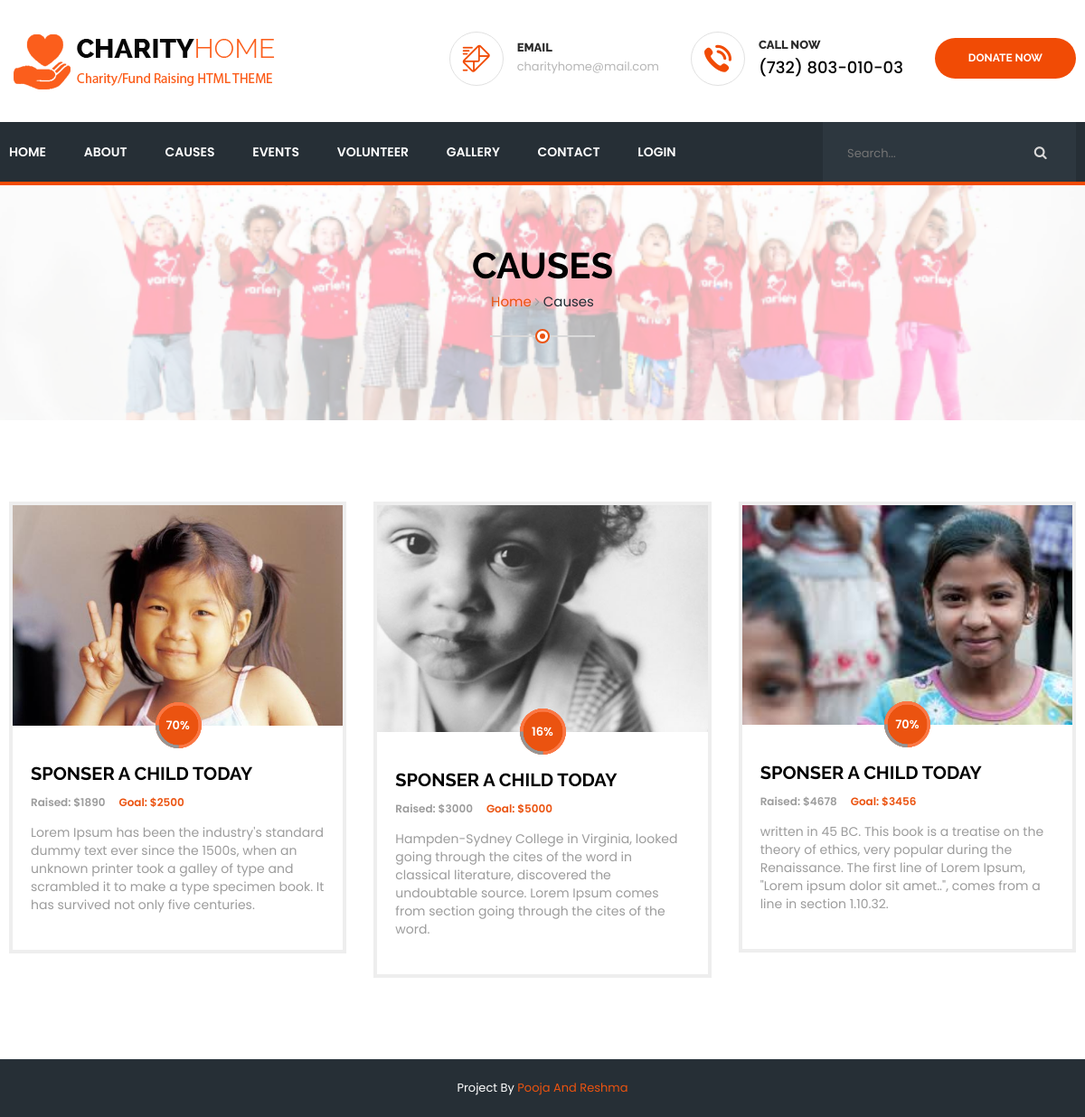
The app's page /charity/causes-grid.php with its own data.
### tables this page shows
CREATE TABLE `causes` (
  `id` int(11) NOT NULL,
  `title` varchar(255) NOT NULL,
  `raised` int(11) NOT NULL,
  `goal` int(11) NOT NULL,
  `description` varchar(255) NOT NULL,
  `image_path` varchar(255) NOT NULL
);

### charity/causes-grid.php (the view)
<?php
include('header.php');
?>
	<section class="inner-header">
		<div class="container">
			<div class="row">
				<div class="col-md-12 sec-title colored text-center">
					<h2>Causes</h2>
					<ul class="breadcumb">
						<li><a href="index.html">Home</a></li>
						<li><i class="fa fa-angle-right"></i></li>
						<li><span>Causes</span></li>
					</ul>
					<span class="decor"><span class="inner"></span></span>
				</div>
			</div>
		</div>
	</section>
	<section class="recent-causes sec-padding pb_60">
		<div class="container">
			<div class="row">
			<?php
			include('config.php');
			$stmt = $conn->prepare("SELECT * FROM causes");
			$stmt->execute();
			while($causes=$stmt->fetch())
			{
				?>
	          <div class="col-sm-12 col-md-4 col-lg-4">
	            <div class="causes sm-col5-center mb_30">
	              <div class="thumb">
	                <img class="full-width" alt="" src="<?php echo $causes['image_path']; ?>">
	                <div class="donate-piechart">
	                  <div class="piechart-block">
	                    <div class="piechart style-one"  data-fg-color="rgba(250,119,68,1)" data-value=".75">
						  <span>.75</span>
						</div>
	                  </div>
	                </div>
	              </div>
	              <div class="causes-details clearfix">
	                <h4 class="title"><a href="#"><?php echo $causes['title']; ?></a></h4>
	                <ul class="about-causes list-inline clearfix">
	                  <li class="causes-raised">Raised: $<?php echo $causes['raised']; ?></li>
	                  <li class="causes-goal">Goal: $<?php echo $causes['goal']; ?></li>
	                </ul>
	                <p><?php echo $causes['description']; ?></p>
	              </div>
	            </div>
	          </div>
	          <?php } ?>
	        </div>
		</div>
	</section>
	<?php
	include('footer.php');
	 ?>

### charity/css/style.css (style rules this page uses)
body { font-family: 'Poppins', sans-serif; font-size: 14px; color: #9C9C9C; }
h1, h2, h3, h4, h5, h6 { font-family: 'Raleway', sans-serif; }
a, a:hover, a:active { text-decoration: none !important; }
img { max-width: 100%; }
.full-width { width: 100% !important; }
.sec-padding { padding: 90px 0; }
.sec-title { margin-bottom: 63px; }
.sec-title h2 { font-size: 32px; text-transform: capitalize; color: #202A30; font-weight: bold; margin: 0; margin-bottom: 15px; }
.sec-title span.decor { width: 16px; height: 16px; border-radius: 50%; border: 2px solid #E6E6E6; background: #fff; display: inline-block; position: relative; z-index: 1; }
.sec-title span.inner { width: 6px; height: 6px; background: #EAEAEA; border-radius: 50%; display: block; margin: auto; margin-top: 3px; }
.sec-title span.decor:before, .sec-title span.decor:after { content: ''; position: absolute; top: 5px; width: 50px; height: 2px; background: #E6E6E6; z-index: -1; }
.sec-title span.decor:before { left: 14px; }
.sec-title span.decor:after { right: 14px; }
.sec-title.colored span.decor { border-color: #eb5310; }
.sec-title.colored span.decor span.inner { background: #eb5310; }
.sec-title.colored span.decor:before, .sec-title.colored span.decor:after { background: #eb5310; }
.mb_30 { margin-bottom: 30px !important; }
.pb_60 { padding-bottom: 60px !important; }
.inner-header { padding-top: 60px; padding-bottom: 80px; position: relative; background: url(../img/resources/header.png) center center no-repeat; -webkit-background-size: cover; background-size: cover; }
.inner-header:before { content: ''; position: absolute; top: 0; left: 0; right: 0; bottom: 0; background: #fff; opacity: .70; }
.inner-header .sec-title { position: relative; margin-bottom: 0; }
.inner-header .sec-title span.decor:before, .inner-header .sec-title span.decor:after { background: #DADADA; }
.inner-header .sec-title h2 { color: #000000; font-size: 40px; text-transform: uppercase; line-height: 58px; margin: 0; }
.breadcumb { padding: 0; margin: 0; margin-bottom: 20px; }
.breadcumb li { display: inline-block; }
.breadcumb li a, .breadcumb li i, .breadcumb li span { display: block; font-size: 15px; }
.breadcumb li a { color: #eb5310; }
.breadcumb li span { color: #222E35; }
.causes { border: 4px solid #eee; }
.causes .thumb { position: relative; }
.causes .thumb .donate-piechart { bottom: -25px; display: table; left: 0; margin: 0 auto; position: absolute; right: 0; }
.causes .thumb .donate-piechart .piechart-block { background-color: #eb5310; border-radius: 50%; }
.causes .thumb .donate-piechart .piechart { position: relative; margin: 0 auto; text-align: center; }
.causes .thumb .donate-piechart .piechart-block .piechart { min-height: 50px; min-width: 50px; }
.causes .thumb .donate-piechart .piechart-block .piechart span { color: #fff; font-size: 13px; font-weight: 600; line-height: 51px; }
.causes .thumb .donate-piechart .piechart-block .piechart span:after { color: #fff; content: "%"; font-size: 13px; font-weight: 600; }
.causes .causes-details { padding: 40px 20px 30px; }
.causes .causes-details .title { margin: 0; }
.causes .causes-details .title a { color: #000000; font-size: 20px; font-weight: bold; line-height: 26px; margin: 0 0 12px; text-transform: uppercase; }
.causes .causes-details .about-causes { font-size: 12px; margin-bottom: 15px; margin-top: 10px; }
.causes .causes-details .causes-raised { float: left; font-weight: 600; padding-right: 10px; }
.causes .causes-details .causes-goal { color: #eb5310; float: left; font-weight: 600; padding-right: 0px; }

### charity/css/responsive.css (style rules this page uses)
@media (min-width: 1200px) { .container { padding: 0; width: 1180px; } }

### records on screen
causes: image_path (picture), title "SPONSER A CHILD TODAY", raised "1890", goal "2500", description "Lorem Ipsum has been the industry's standard dummy text ever since the 1500s, when an unknown printer took a galley of type and scrambled it to make a type specimen book. It has survived not only five centuries."
causes: image_path (picture), title "SPONSER A CHILD TODAY", raised "3000", goal "5000", description "Hampden-Sydney College in Virginia, looked going through the cites of the word in classical literature, discovered the undoubtable source. Lorem Ipsum comes from section going through the cites of the word."
causes: image_path (picture), title "SPONSER A CHILD TODAY", raised "4678", goal "3456", description "written in 45 BC. This book is a treatise on the theory of ethics, very popular during the Renaissance. The first line of Lorem Ipsum, \"Lorem ipsum dolor sit amet..\", comes from a line in section 1.10.32."
